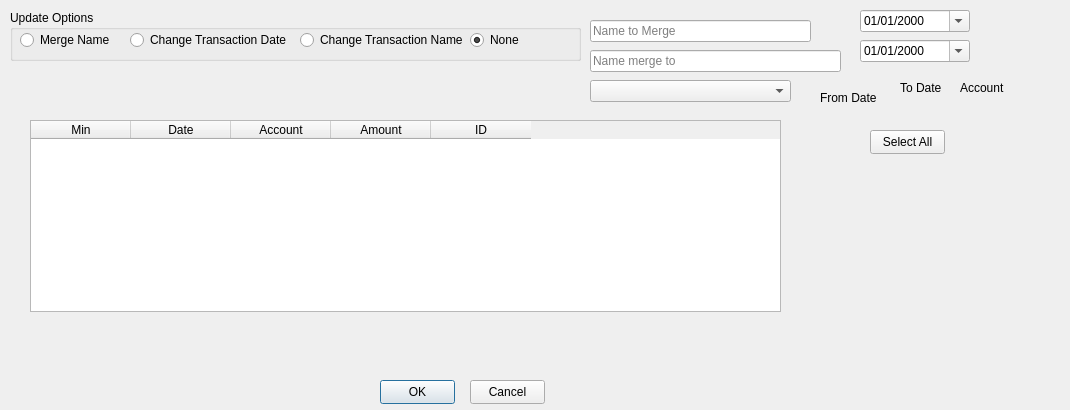
<?xml version="1.0" encoding="UTF-8"?>
<ui version="4.0">
 <class>CbulkUpdateDlg</class>
 <widget class="QDialog" name="CbulkUpdateDlg">
  <property name="geometry">
   <rect>
    <x>0</x>
    <y>0</y>
    <width>1070</width>
    <height>410</height>
   </rect>
  </property>
  <property name="windowTitle">
   <string>Dialog</string>
  </property>
  <widget class="QGroupBox" name="m_updateOptBox">
   <property name="geometry">
    <rect>
     <x>10</x>
     <y>10</y>
     <width>571</width>
     <height>51</height>
    </rect>
   </property>
   <property name="title">
    <string>Update Options</string>
   </property>
   <widget class="QRadioButton" name="m_mergeNameOpt">
    <property name="geometry">
     <rect>
      <x>10</x>
      <y>20</y>
      <width>101</width>
      <height>20</height>
     </rect>
    </property>
    <property name="text">
     <string>Merge Name</string>
    </property>
   </widget>
   <widget class="QRadioButton" name="m_changeTransDateOpt">
    <property name="geometry">
     <rect>
      <x>120</x>
      <y>20</y>
      <width>161</width>
      <height>20</height>
     </rect>
    </property>
    <property name="text">
     <string>Change Transaction Date</string>
    </property>
   </widget>
   <widget class="QRadioButton" name="m_changeTrannsactionNameOpt">
    <property name="geometry">
     <rect>
      <x>290</x>
      <y>20</y>
      <width>171</width>
      <height>20</height>
     </rect>
    </property>
    <property name="text">
     <string>Change Transaction Name</string>
    </property>
   </widget>
   <widget class="QRadioButton" name="m_noOpt">
    <property name="geometry">
     <rect>
      <x>460</x>
      <y>20</y>
      <width>89</width>
      <height>20</height>
     </rect>
    </property>
    <property name="text">
     <string>None</string>
    </property>
    <property name="checked">
     <bool>true</bool>
    </property>
   </widget>
  </widget>
  <widget class="QLineEdit" name="m_nameToChangeLineEdit">
   <property name="geometry">
    <rect>
     <x>590</x>
     <y>20</y>
     <width>221</width>
     <height>22</height>
    </rect>
   </property>
   <property name="placeholderText">
    <string>Name to Merge</string>
   </property>
  </widget>
  <widget class="QLineEdit" name="m_changedName">
   <property name="geometry">
    <rect>
     <x>590</x>
     <y>50</y>
     <width>251</width>
     <height>22</height>
    </rect>
   </property>
   <property name="placeholderText">
    <string>Name merge to</string>
   </property>
  </widget>
  <widget class="QPushButton" name="m_okBtn">
   <property name="geometry">
    <rect>
     <x>380</x>
     <y>380</y>
     <width>75</width>
     <height>24</height>
    </rect>
   </property>
   <property name="text">
    <string>OK</string>
   </property>
  </widget>
  <widget class="QPushButton" name="m_cancelBtn">
   <property name="geometry">
    <rect>
     <x>470</x>
     <y>380</y>
     <width>75</width>
     <height>24</height>
    </rect>
   </property>
   <property name="text">
    <string>Cancel</string>
   </property>
  </widget>
  <widget class="QDateEdit" name="m_dateFrom">
   <property name="geometry">
    <rect>
     <x>860</x>
     <y>40</y>
     <width>110</width>
     <height>22</height>
    </rect>
   </property>
   <property name="displayFormat">
    <string>dd/MM/yyyy</string>
   </property>
   <property name="calendarPopup">
    <bool>true</bool>
   </property>
  </widget>
  <widget class="QDateEdit" name="m_dateTo">
   <property name="geometry">
    <rect>
     <x>860</x>
     <y>10</y>
     <width>110</width>
     <height>22</height>
    </rect>
   </property>
   <property name="displayFormat">
    <string>dd/MM/yyyy</string>
   </property>
   <property name="calendarPopup">
    <bool>true</bool>
   </property>
  </widget>
  <widget class="QComboBox" name="m_accountCombo">
   <property name="geometry">
    <rect>
     <x>590</x>
     <y>80</y>
     <width>201</width>
     <height>22</height>
    </rect>
   </property>
  </widget>
  <widget class="QLabel" name="m_fromDateLbl">
   <property name="geometry">
    <rect>
     <x>820</x>
     <y>90</y>
     <width>91</width>
     <height>16</height>
    </rect>
   </property>
   <property name="text">
    <string>From Date</string>
   </property>
  </widget>
  <widget class="QLabel" name="m_toDateLbl">
   <property name="geometry">
    <rect>
     <x>900</x>
     <y>80</y>
     <width>49</width>
     <height>16</height>
    </rect>
   </property>
   <property name="text">
    <string>To Date</string>
   </property>
  </widget>
  <widget class="QLabel" name="m_accountLbl">
   <property name="geometry">
    <rect>
     <x>960</x>
     <y>80</y>
     <width>49</width>
     <height>16</height>
    </rect>
   </property>
   <property name="text">
    <string>Account</string>
   </property>
  </widget>
  <widget class="QTableWidget" name="m_transTable">
   <property name="geometry">
    <rect>
     <x>30</x>
     <y>120</y>
     <width>751</width>
     <height>192</height>
    </rect>
   </property>
   <column>
    <property name="text">
     <string>Min</string>
    </property>
   </column>
   <column>
    <property name="text">
     <string>Date</string>
    </property>
   </column>
   <column>
    <property name="text">
     <string>Account</string>
    </property>
   </column>
   <column>
    <property name="text">
     <string>Amount</string>
    </property>
   </column>
   <column>
    <property name="text">
     <string>ID</string>
    </property>
   </column>
  </widget>
  <widget class="QPushButton" name="m_selectAllBtn">
   <property name="geometry">
    <rect>
     <x>870</x>
     <y>130</y>
     <width>75</width>
     <height>24</height>
    </rect>
   </property>
   <property name="text">
    <string>Select All</string>
   </property>
  </widget>
 </widget>
 <resources/>
 <connections/>
</ui>
